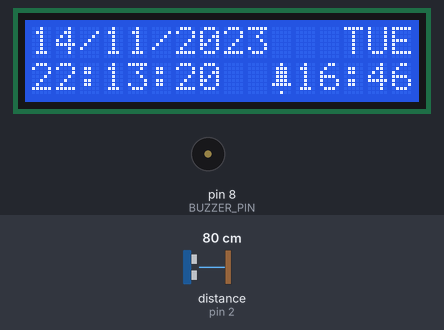
Recording of a sketch running on a simulated Arduino Uno, built with avr-gcc and run on an emulated ATmega328P. Shown: 16×2 character LCD, buzzer (waves = sounding, pin HIGH). Inputs (shaded band) come from the test bench; at power-on: distance to the obstacle (sensor on pin 2) 80 cm. The echo pulse lasts 58.3 µs per cm; the local clock reads 2024-03-15 10:24:30 at power-on unless the sketch sets it; what the sketch prints to the serial monitor is not drawn.

Above: at 0.1 s.
At 7.1 s:
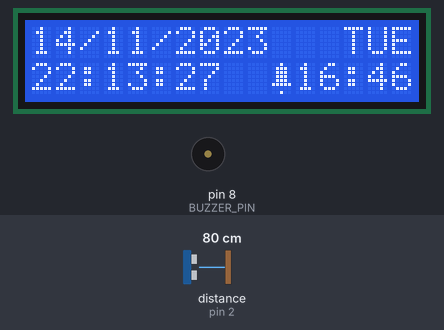
At 13.1 s:
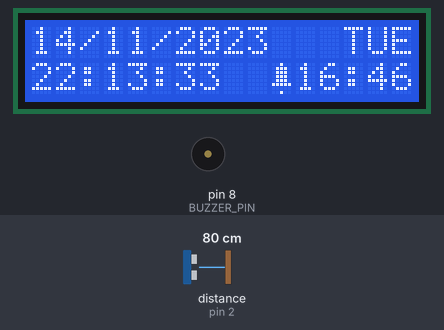
At 18.1 s:
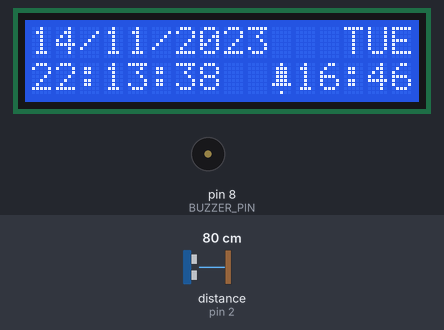
At 27.1 s:
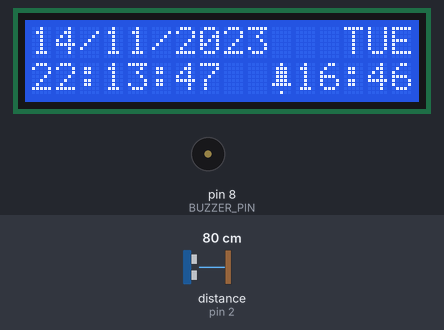
At 38.1 s:
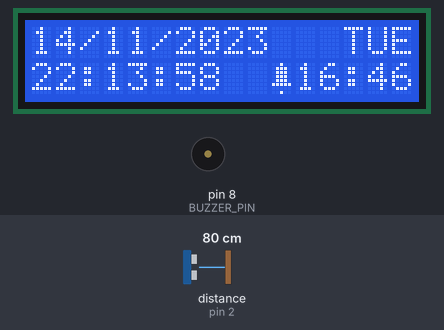

Measured:
- what the display in image 1 shows lasts 1.1 s, from 7.0 s to 8.1 s

The sketch:

main.ino
```cpp
#include <Wire.h>
#include <LiquidCrystal.h>
#include <RTClib.h>
#include "pitches.h"
#include "SR04.h"

#define BUZZER_PIN 8
#define ECHO_PIN 3
#define TRIG_PIN 2

SR04 sr04 = SR04(ECHO_PIN,TRIG_PIN);
long distanceSensor;
DateTime now;
RTC_DS3231 rtc;

struct Alarm
{
  int hour = 8;
  int minute = 0;
};

int GameOfThronesMelody[] = {
  NOTE_G4, NOTE_C4, NOTE_DS4, NOTE_F4, NOTE_G4, NOTE_C4, NOTE_DS4, NOTE_F4,
  NOTE_G4, NOTE_C4, NOTE_DS4, NOTE_F4, NOTE_G4, NOTE_C4, NOTE_DS4, NOTE_F4,
  NOTE_G4, NOTE_C4, NOTE_E4, NOTE_F4, NOTE_G4, NOTE_C4, NOTE_E4, NOTE_F4,
  NOTE_G4, NOTE_C4, NOTE_E4, NOTE_F4, NOTE_G4, NOTE_C4, NOTE_E4, NOTE_F4,
  NOTE_G4, NOTE_C4,

  NOTE_DS4, NOTE_F4, NOTE_G4, NOTE_C4, NOTE_DS4, NOTE_F4,
  NOTE_D4,
  NOTE_F4, NOTE_AS3,
  NOTE_DS4, NOTE_D4, NOTE_F4, NOTE_AS3,
  NOTE_DS4, NOTE_D4, NOTE_C4,

  NOTE_G4, NOTE_C4,

  NOTE_DS4, NOTE_F4, NOTE_G4, NOTE_C4, NOTE_DS4, NOTE_F4,
  NOTE_D4,
  NOTE_F4, NOTE_AS3,
  NOTE_DS4, NOTE_D4, NOTE_F4, NOTE_AS3,
  NOTE_DS4, NOTE_D4, NOTE_C4,
  NOTE_G4, NOTE_C4,
  NOTE_DS4, NOTE_F4, NOTE_G4,  NOTE_C4, NOTE_DS4, NOTE_F4,

  NOTE_D4,
  NOTE_F4, NOTE_AS3,
  NOTE_D4, NOTE_DS4, NOTE_D4, NOTE_AS3,
  NOTE_C4,
  NOTE_C5,
  NOTE_AS4,
  NOTE_C4,
  NOTE_G4,
  NOTE_DS4,
  NOTE_DS4, NOTE_F4,
  NOTE_G4,

  NOTE_C5,
  NOTE_AS4,
  NOTE_C4,
  NOTE_G4,
  NOTE_DS4,
  NOTE_DS4, NOTE_D4,
  NOTE_C5, NOTE_G4, NOTE_GS4, NOTE_AS4, NOTE_C5, NOTE_G4, NOTE_GS4, NOTE_AS4,
  NOTE_C5, NOTE_G4, NOTE_GS4, NOTE_AS4, NOTE_C5, NOTE_G4, NOTE_GS4, NOTE_AS4,

  REFS0, NOTE_GS5, NOTE_AS5, NOTE_C6, NOTE_G5, NOTE_GS5, NOTE_AS5,
  NOTE_C6, NOTE_G5, NOTE_GS5, NOTE_AS5, NOTE_C6, NOTE_G5, NOTE_GS5, NOTE_AS5
};
int GameOfThronesDurations[] = {
  8, 8, 16, 16, 8, 8, 16, 16,
  8, 8, 16, 16, 8, 8, 16, 16,
  8, 8, 16, 16, 8, 8, 16, 16,
  8, 8, 16, 16, 8, 8, 16, 16,
  4, 4,

  16, 16, 4, 4, 16, 16,
  1,
  4, 4,
  16, 16, 4, 4,
  16, 16, 1,

  4, 4,

  16, 16, 4, 4, 16, 16,
  1,
  4, 4,
  16, 16, 4, 4,
  16, 16, 1,
  4, 4,
  16, 16, 4, 4, 16, 16,

  2,
  4, 4,
  8, 8, 8, 8,
  1,
  2,
  2,
  2,
  2,
  2,
  4, 4,
  1,

  2,
  2,
  2,
  2,
  2,
  4, 4,
  8, 8, 16, 16, 8, 8, 16, 16,
  8, 8, 16, 16, 8, 8, 16, 16,

  4, 16, 16, 8, 8, 16, 16,
  8, 16, 16, 16, 8, 8, 16, 16
};

int HarryPotterMelody[] = {
  REFS0, NOTE_D4,
  NOTE_G4, NOTE_AS4, NOTE_A4,
  NOTE_G4, NOTE_D5,
  NOTE_C5,
  NOTE_A4,
  NOTE_G4, NOTE_AS4, NOTE_A4,
  NOTE_F4, NOTE_GS4,
  NOTE_D4,
  NOTE_D4,

  NOTE_G4, NOTE_AS4, NOTE_A4,
  NOTE_G4, NOTE_D5,
  NOTE_F5, NOTE_E5,
  NOTE_DS5, NOTE_B4,
  NOTE_DS5, NOTE_D5, NOTE_CS5,
  NOTE_CS4, NOTE_B4,
  NOTE_G4,
  NOTE_AS4,

  NOTE_D5, NOTE_AS4,
  NOTE_D5, NOTE_AS4,
  NOTE_DS5, NOTE_D5,
  NOTE_CS5, NOTE_A4,
  NOTE_AS4, NOTE_D5, NOTE_CS5,
  NOTE_CS4, NOTE_D4,
  NOTE_D5,
  REFS0, NOTE_AS4,

  NOTE_D5, NOTE_AS4,
  NOTE_D5, NOTE_AS4,
  NOTE_F5, NOTE_E5,
  NOTE_DS5, NOTE_B4,
  NOTE_DS5, NOTE_D5, NOTE_CS5,
  NOTE_CS4, NOTE_AS4,
  NOTE_G4
};
int HarryPotterDurations[] = {
  2, 4,
  4, 8, 4,
  2, 4,
  2,
  2,
  4, 8, 4,
  2, 4,
  1,
  4,

  4, 8, 4,
  2, 4,
  2, 4,
  2, 4,
  4, 8, 4,
  2, 4,
  1,
  4,

  2, 4,
  2, 4,
  2, 4,
  2, 4,
  4, 8, 4,
  2, 4,
  1,
  4, 4,

  2, 4,
  2, 4,
  2, 4,
  2, 4,
  4, 8, 4,
  2, 4,
  1
};

int PiratesOfTheCaribbeanMelody[] = {
  NOTE_E4, NOTE_G4, NOTE_A4, NOTE_A4, REFS0,
  NOTE_A4, NOTE_B4, NOTE_C5, NOTE_C5, REFS0,
  NOTE_C5, NOTE_D5, NOTE_B4, NOTE_B4, REFS0,
  NOTE_A4, NOTE_G4, NOTE_A4, REFS0,

  NOTE_E4, NOTE_G4, NOTE_A4, NOTE_A4, REFS0,
  NOTE_A4, NOTE_B4, NOTE_C5, NOTE_C5, REFS0,
  NOTE_C5, NOTE_D5, NOTE_B4, NOTE_B4, REFS0,
  NOTE_A4, NOTE_G4, NOTE_A4, REFS0,

  NOTE_E4, NOTE_G4, NOTE_A4, NOTE_A4, REFS0,
  NOTE_A4, NOTE_C5, NOTE_D5, NOTE_D5, REFS0,
  NOTE_D5, NOTE_E5, NOTE_F5, NOTE_F5, REFS0,
  NOTE_E5, NOTE_D5, NOTE_E5, NOTE_A4, REFS0,

  NOTE_A4, NOTE_B4, NOTE_C5, NOTE_C5, REFS0,
  NOTE_D5, NOTE_E5, NOTE_A4, REFS0,
  NOTE_A4, NOTE_C5, NOTE_B4, NOTE_B4, REFS0,
  NOTE_C5, NOTE_A4, NOTE_B4, REFS0,

  NOTE_A4, NOTE_A4,
  //Repeat of first part
  NOTE_A4, NOTE_B4, NOTE_C5, NOTE_C5, REFS0,
  NOTE_C5, NOTE_D5, NOTE_B4, NOTE_B4, REFS0,
  NOTE_A4, NOTE_G4, NOTE_A4, REFS0,

  NOTE_E4, NOTE_G4, NOTE_A4, NOTE_A4, REFS0,
  NOTE_A4, NOTE_B4, NOTE_C5, NOTE_C5, REFS0,
  NOTE_C5, NOTE_D5, NOTE_B4, NOTE_B4, REFS0,
  NOTE_A4, NOTE_G4, NOTE_A4, REFS0,

  NOTE_E4, NOTE_G4, NOTE_A4, NOTE_A4, REFS0,
  NOTE_A4, NOTE_C5, NOTE_D5, NOTE_D5, REFS0,
  NOTE_D5, NOTE_E5, NOTE_F5, NOTE_F5, REFS0,
  NOTE_E5, NOTE_D5, NOTE_E5, NOTE_A4, REFS0,

  NOTE_A4, NOTE_B4, NOTE_C5, NOTE_C5, REFS0,
  NOTE_D5, NOTE_E5, NOTE_A4, REFS0,
  NOTE_A4, NOTE_C5, NOTE_B4, NOTE_B4, REFS0,
  NOTE_C5, NOTE_A4, NOTE_B4, REFS0,
  //End of Repeat

  NOTE_E5, REFS0, REFS0, NOTE_F5, REFS0, REFS0,
  NOTE_E5, NOTE_E5, REFS0, NOTE_G5, REFS0, NOTE_E5, NOTE_D5, REFS0, REFS0,
  NOTE_D5, REFS0, REFS0, NOTE_C5, REFS0, REFS0,
  NOTE_B4, NOTE_C5, REFS0, NOTE_B4, REFS0, NOTE_A4,

  NOTE_E5, REFS0, REFS0, NOTE_F5, REFS0, REFS0,
  NOTE_E5, NOTE_E5, REFS0, NOTE_G5, REFS0, NOTE_E5, NOTE_D5, REFS0, REFS0,
  NOTE_D5, REFS0, REFS0, NOTE_C5, REFS0, REFS0,
  NOTE_B4, NOTE_C5, REFS0, NOTE_B4, REFS0, NOTE_A4
};
int PiratesOfTheCaribbeanDurations[] = {
  8, 8, 4, 8, 8,
  8, 8, 4, 8, 8,
  8, 8, 4, 8, 8,
  8, 8, 4, 8,

  8, 8, 4, 8, 8,
  8, 8, 4, 8, 8,
  8, 8, 4, 8, 8,
  8, 8, 4, 8,

  8, 8, 4, 8, 8,
  8, 8, 4, 8, 8,
  8, 8, 4, 8, 8,
  8, 8, 8, 4, 8,

  8, 8, 4, 8, 8,
  4, 8, 4, 8,
  8, 8, 4, 8, 8,
  8, 8, 4, 4,

  4, 8,
  //Repeat of First Part
  8, 8, 4, 8, 8,
  8, 8, 4, 8, 8,
  8, 8, 4, 8,

  8, 8, 4, 8, 8,
  8, 8, 4, 8, 8,
  8, 8, 4, 8, 8,
  8, 8, 4, 8,

  8, 8, 4, 8, 8,
  8, 8, 4, 8, 8,
  8, 8, 4, 8, 8,
  8, 8, 8, 4, 8,

  8, 8, 4, 8, 8,
  4, 8, 4, 8,
  8, 8, 4, 8, 8,
  8, 8, 4, 4,
  //End of Repeat

  4, 8, 4, 4, 8, 4,
  8, 8, 8, 8, 8, 8, 8, 8, 4,
  4, 8, 4, 4, 8, 4,
  8, 8, 8, 8, 8, 2,

  4, 8, 4, 4, 8, 4,
  8, 8, 8, 8, 8, 8, 8, 8, 4,
  4, 8, 4, 4, 8, 4,
  8, 8, 8, 8, 8, 2
};

int NokiaMelody[] = {
  NOTE_E5, NOTE_D5, NOTE_FS4, NOTE_GS4,
  NOTE_CS5, NOTE_B4, NOTE_D4, NOTE_E4,
  NOTE_B4, NOTE_A4, NOTE_CS4, NOTE_E4,
  NOTE_A4
};
int NokiaDurations[] = {
  8, 8, 4, 4,
  8, 8, 4, 4,
  8, 8, 4, 4,
  2
};

struct MelodyData {
  const int* melody;
  const int* durations;
  int length;
};

MelodyData gameOfThronesMelodyData = {
  GameOfThronesMelody,
  GameOfThronesDurations,
  sizeof(GameOfThronesMelody) / sizeof(GameOfThronesMelody[0])
};
MelodyData NokiaMelodyData = {
  NokiaMelody,
  NokiaDurations,
  sizeof(NokiaMelody) / sizeof(NokiaMelody[0])
};
MelodyData harryPotterMelodyData = {
  HarryPotterMelody,
  HarryPotterDurations,
  sizeof(HarryPotterMelody) / sizeof(HarryPotterMelody[0])
};
MelodyData piratesOfTheCaribbeanMelodyData = {
  PiratesOfTheCaribbeanMelody,
  PiratesOfTheCaribbeanDurations,
  sizeof(PiratesOfTheCaribbeanMelody) / sizeof(PiratesOfTheCaribbeanMelody[0])
};


String WEEKDAYS[7] = {
  "SUN",
  "MON",
  "TUE",
  "WED",
  "THU",
  "FRI",
  "SAT",
};

const int rs = 7, en = 13, d4 = 9, d5 = 10, d6 = 11, d7 = 12;
LiquidCrystal lcd(rs, en, d4, d5, d6, d7);

byte alarm[8] = {
  0b00100,
  0b01110,
  0b01110,
  0b01110,
  0b01110,
  0b11111,
  0b00000,
  0b00100
};
bool alarmRinging = true;
bool alarmStart = false;

void displayDate(void);
void displayTime(void);
void displayAlarm(void);
void ringAlarm(const MelodyData& melodyData);

void setup()
{
  pinMode(BUZZER_PIN, OUTPUT);
  Serial.begin(9600);
  lcd.begin(16, 2);
  lcd.createChar(0, alarm);

  Wire.begin();
  rtc.begin();

  rtc.adjust(DateTime(F(__DATE__), F(__TIME__)));
  if (!rtc.begin())
  {
    Serial.println(" RTC Module not Present");
    while (1);
  }

  if (rtc.lostPower())
  {
    Serial.println("RTC power failure, reset the time!");
    rtc.adjust(DateTime(F(__DATE__), F(__TIME__)));
  }
}

void loop()
{
  Alarm a;
  a.hour = 16;
  a.minute = 46;
  now = rtc.now();
  displayDate();
  displayTime();
  displayAlarm(a);

  distanceSensor=sr04.Distance();
   Serial.print(distanceSensor);
   Serial.println("cm");
   delay(50);
  if (distanceSensor < 150) alarmRinging = false;
  if (now.hour() == a.hour && now.minute() == a.minute)
    alarmStart = true;
  if (alarmRinging && alarmStart) ringAlarm(gameOfThronesMelodyData);


}

void displayDate()
{
  lcd.setCursor(0, 0);
  if (now.day() < 10) lcd.print(0);
  lcd.print(now.day());
  lcd.print('/');
  if (now.month() < 10) lcd.print(0);
  lcd.print(now.month());
  lcd.print('/');
  lcd.print(now.year());
  lcd.setCursor(13, 0);
  lcd.print(WEEKDAYS[now.dayOfTheWeek()]);
}

void displayTime()
{
  lcd.setCursor(0, 1);
  if (now.hour() < 10) lcd.print(0);
  lcd.print(now.hour());
  lcd.print(':');
  if (now.minute() < 10) lcd.print(0);
  lcd.print(now.minute());
  lcd.print(':');
  if (now.second() < 10) lcd.print(0);
  lcd.print(now.second());
  lcd.print("    ");
}

void displayAlarm(Alarm &a)
{
  lcd.setCursor(10, 1);

  lcd.write(byte(0));
  if (a.hour < 10) lcd.print(0);
  lcd.print(a.hour);
  lcd.print(':');
  if (a.minute < 10) lcd.print(0);
  lcd.print(a.minute);
}

void ringAlarm(const MelodyData& melodyData) {
  for (int note = 0; note < melodyData.length; note++) {
    int duration = 1000 / melodyData.durations[note];
    tone(BUZZER_PIN, melodyData.melody[note], duration);
    int pauseBetweenNotes = duration * 1.30;
    delay(pauseBetweenNotes);
    noTone(BUZZER_PIN);
  }
}
```
